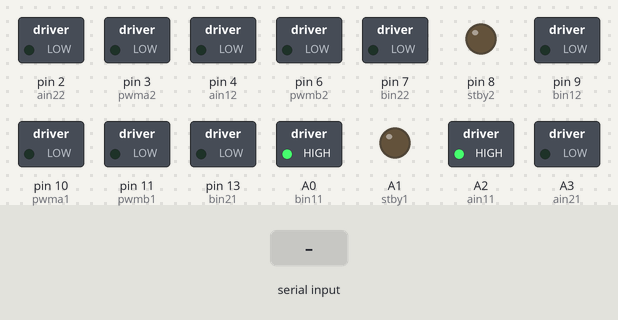
Bench run of a sketch on a simulated Arduino Uno, built with avr-gcc and run on an emulated ATmega328P. Shown: switched loads named in the sketch (green lamp = pin HIGH), output pins drawn as LEDs (lit = HIGH). Inputs (shaded band) come from the test bench. Pins used as bus, display or sensor lines are not drawn; what the sketch prints to the serial monitor is not drawn.

Above: at 1.2 s.
1.3 s: ";\n" received over Serial
2.8 s: "90;45;200\n" received over Serial
Timing chart, 0 to 5.8 s (numbered marks = the images above; inputs shaded):
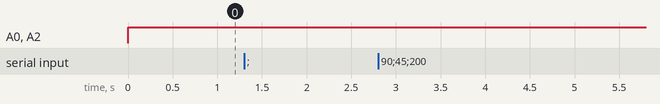

The sketch:

Control_soccer.ino
```cpp
/*PINES */
int pwma1 = 10;
int pwmb1 = 11;
int ain21 = A3;
int ain11 = A2;
int bin11 = A0;
int bin21 = 13;
int stby1 = A1;
int pwma2 = 3;
int pwmb2 = 6;
int ain22 = 2;
int ain12 = 4;
int bin12 = 9;
int bin22 = 7;
int stby2 = 8;
int sol = 12;

/*VARIABLES*/
String ord;
int pwm_a1 = 0;
int pwm_b1 = 0;
int pwm_a2 = 0;
int pwm_b2 = 0;
int dire_a11 = LOW;
int dire_b11 = LOW;
int dire_a21 = LOW;
int dire_b21 = LOW;
int dire_a12 = LOW;
int dire_b12 = LOW;
int dire_a22 = LOW;
int dire_b22 = LOW;

int position_ly=0;
int position_ry=0;
int fire = -1;
int fire_force = 210;
float trans = 0.398;
void setup() {
  pinMode ( pwma2, OUTPUT);
  pinMode ( pwmb2, OUTPUT);
  pinMode ( ain22, OUTPUT);
  pinMode ( ain12, OUTPUT);
  pinMode ( bin12, OUTPUT);
  pinMode ( bin22, OUTPUT);
  pinMode (stby1, OUTPUT);
  pinMode (stby2, OUTPUT);
  pinMode (pwma1, OUTPUT);
  pinMode(pwmb1, OUTPUT);
  pinMode(ain11, OUTPUT);
  pinMode(ain21, OUTPUT);
  pinMode(bin21, OUTPUT);
  pinMode(bin11, OUTPUT);

  pinMode(0, INPUT_PULLUP);
  Serial.begin(9600);
  Serial.setTimeout(6);

}
void loop() {


  /* borrara esto serial print */
  if (Serial.available()) {
    ord = Serial.readStringUntil('\n');
    Serial.println("********************");
    Serial.println("STRING");
    Serial.println(ord);
    Serial.println("********************");
    /* hasta aqui */

    /* SLICING */
    int position_ly_ind = ord.indexOf(";", 0);
    int position_rx_ind = ord.indexOf(";", position_ly_ind + 1);


    int position_ly = ((ord.substring(0, position_ly_ind)).toInt()) * trans;  /*control motor1 */
    int position_ry = ((ord.substring(position_ly_ind + 1, position_rx_ind)).toInt()) * trans; /* control motor 2*/
    int fire = (ord.substring(position_rx_ind + 1)).toInt(); /* estado del disparador */

    /*tambien borrar esto*/
    Serial.println("--------------------------");
    Serial.println("position ly");
    Serial.println(position_ly);

    Serial.println("position ry");
    Serial.println(position_ry);
    Serial.println("fire");
    Serial.println(fire);
    Serial.println("--------------------------");

    Serial.println(position_ly);
    /* hasta aqui*/

  }


    /* CONTROL */
    /* stanby*/
    if (position_ly == 0 and position_ry == 0) {
      digitalWrite(stby1, LOW);
    }
    else {
      digitalWrite(stby1, HIGH);
    }
    if (fire == -1) {
      digitalWrite(stby2, LOW);
      fire_force = 0;

    }


    else {
      digitalWrite(stby2, HIGH);
      fire_force = 210;
    }


    /*direccion y potencia */
    if (position_ly >= 0) {
      pwma1 = position_ly;
      dire_a11 = HIGH;
      dire_a21 = LOW;
    }
    else {
      pwma1 = -position_ly;
      dire_a11 = LOW;
      dire_a21 = HIGH;
    }
    if (position_ry >= 0){
    pwmb1 = position_ry;
    dire_b11 = HIGH;
    dire_b21 = LOW;
  }
  else {
    pwmb1 = -position_ry;
    dire_b11 = LOW;
    dire_b21 = HIGH;
  }
  /* Disparo */

  if (fire == 1) {
      dire_a12 = HIGH;
      dire_a22 = LOW;
      dire_b12 = HIGH;
      dire_b22 = LOW;
    }
    else if (fire == 0) {
      dire_a12 = LOW;
      dire_a22 = HIGH;
      dire_b12 = LOW;
      dire_b22 = HIGH;
    }

    /* motor 1 puente h 1*/
    analogWrite ( pwma1, pwm_a1);
    digitalWrite(ain11, dire_a11);
    digitalWrite(ain21, dire_a21);
    /* motor 2 puente h 1*/

    analogWrite(pwmb1, pwm_b1);
    digitalWrite(bin11, dire_b11);
    digitalWrite(bin21, dire_b21);

    /* motor 1 puente H 2 */
    analogWrite(pwma2, fire_force);
    digitalWrite(ain12, dire_a12);
    digitalWrite(ain22, dire_a22);
    /* motor 2 puente H 2*/
    analogWrite(pwmb2, fire_force);
    digitalWrite(bin12, dire_b12);
    digitalWrite(bin22, dire_b22);
if (fire==1){
  digitalWrite(sol,HIGH);
}
else{
  digitalWrite(sol,LOW);
}

}
```

Measured:
- after the input at 1.3 s, every drawn part: stays the same
- after the input at 2.8 s, every drawn part: stays the same
